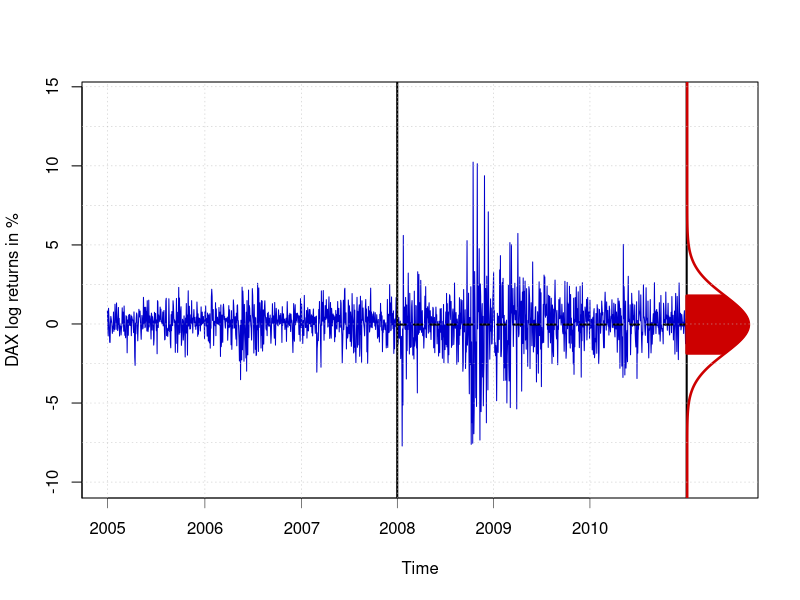

This chart was generated by the following R code:

# clear variables and close windows
rm(list = ls(all = TRUE))
graphics.off()

# install and load packages
libraries = c("tseries")
lapply(libraries, function(x) if (!(x %in% installed.packages())) {install.packages(x)} )
lapply(libraries, library, quietly = TRUE, character.only = TRUE)

# load the data
data = read.table("DAXlogreturns.txt")
x = data[, 4]
x = 100 * x
y = data[, 1]
# the year 2008 starts with observation 765, 2010 ends with observation 1528
max1 = max(x)
min1 = min(x)

time = strptime(data[, 2], format = "%Y%m%d")
labels = as.numeric(format(as.Date(time, "%Y-%m-%d"), "%Y"))
where.put = c(1, which(diff(labels) == 1) + 1)

plot(y, x, type = "l", col = "blue3", frame = TRUE, axes = FALSE, ylim = c(min1 - 
    0.3 * abs(min1), max1 + 0.4 * abs(max1)), xlim = c(0, 1650), xlab = "Time", 
    ylab = "DAX log returns in %")

line1 = cbind(c(7.65, 7.65), c(max1 + 0.5 * abs(max1), min1 - 0.5 * abs(min1)))
lines(c(line1[1, 1] * 100, line1[2, 1] * 100), c(line1[1, 2], line1[2, 2]), col = "black", lwd = 2)
line2 = cbind(c(15.28, 15.28), c(max1 + 0.5 * abs(max1), min1 - 0.5 * abs(min1)))
lines(c(line2[1, 1] * 100, line2[2, 1] * 100), c(line2[1, 2], line2[2, 2]), col = "black", lwd = 2)

# the mean and the standard deviation for the observation in the years 2008-2010 are derived
m  = x[765:1528]
mu = mean(m)
variance = var(m)
sigma = sqrt(variance)
ndata = seq(min1 - sigma^2, sigma^2 * (max1 - min1), 0.1)
f = 750 * 1/sqrt(2 * pi * sigma * sigma) * exp(-(ndata - mu)^2/(2 * sigma^2)) + 15.28
fndata = cbind(f, ndata)

lines(1514 + fndata[, 1], fndata[, 2], col = "red3", lwd = 2.5)
line3 = cbind(c(7.65, 15.28), c(mu, mu))
lines(c(line3[1, 1] * 100, line3[2, 1] * 100), c(line3[1, 2], line3[2, 2]), col = "black", lwd = 2, lty = "dashed")

a = mu - sigma
b = mu + sigma
i = a

while (i < b) {
    line8 = cbind(c(15.28, 7.5 * 1/sqrt(2 * pi * sigma * sigma) * exp(-(i - mu)^2/(2 * sigma^2)) + 15.28), c(i, i))
    lines(c(line8[1, 1] * 100, line8[2, 1] * 100), c(line8[1, 2], line8[2, 2]), col = "red3", lwd = 2)
    i = i + 0.025
}

axis(side = 2, at = seq(-15, 15, by = 5), label = seq(-15, 15, by = 5), lwd = 1)
axis(side = 1, at = where.put, label = labels[where.put], lwd = 0.5)
abline(h = seq(-15, 15, by = 2.5), lty = "dotted", lwd = 0.5, col = "grey")
abline(v = where.put, lty = "dotted", lwd = 0.5, col = "grey") 
